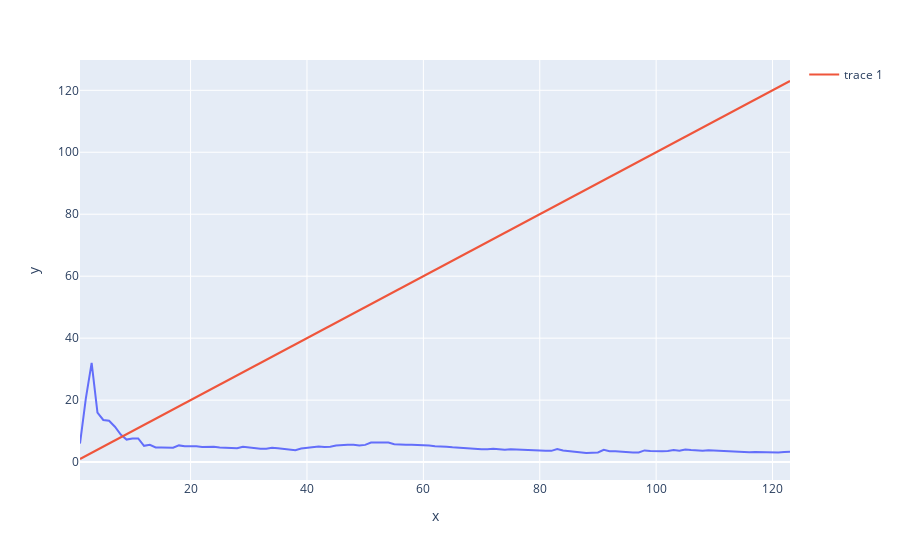

Notebook code cell kept with this figure:
### Code cell
fig = px.line(x=np.arange(1,124), y=itr_ro[0,:,5]/itr_gd[:,5])
fig.add_trace(go.Scatter(x=np.arange(1,124),y=np.arange(1,124)))
fig.show()
